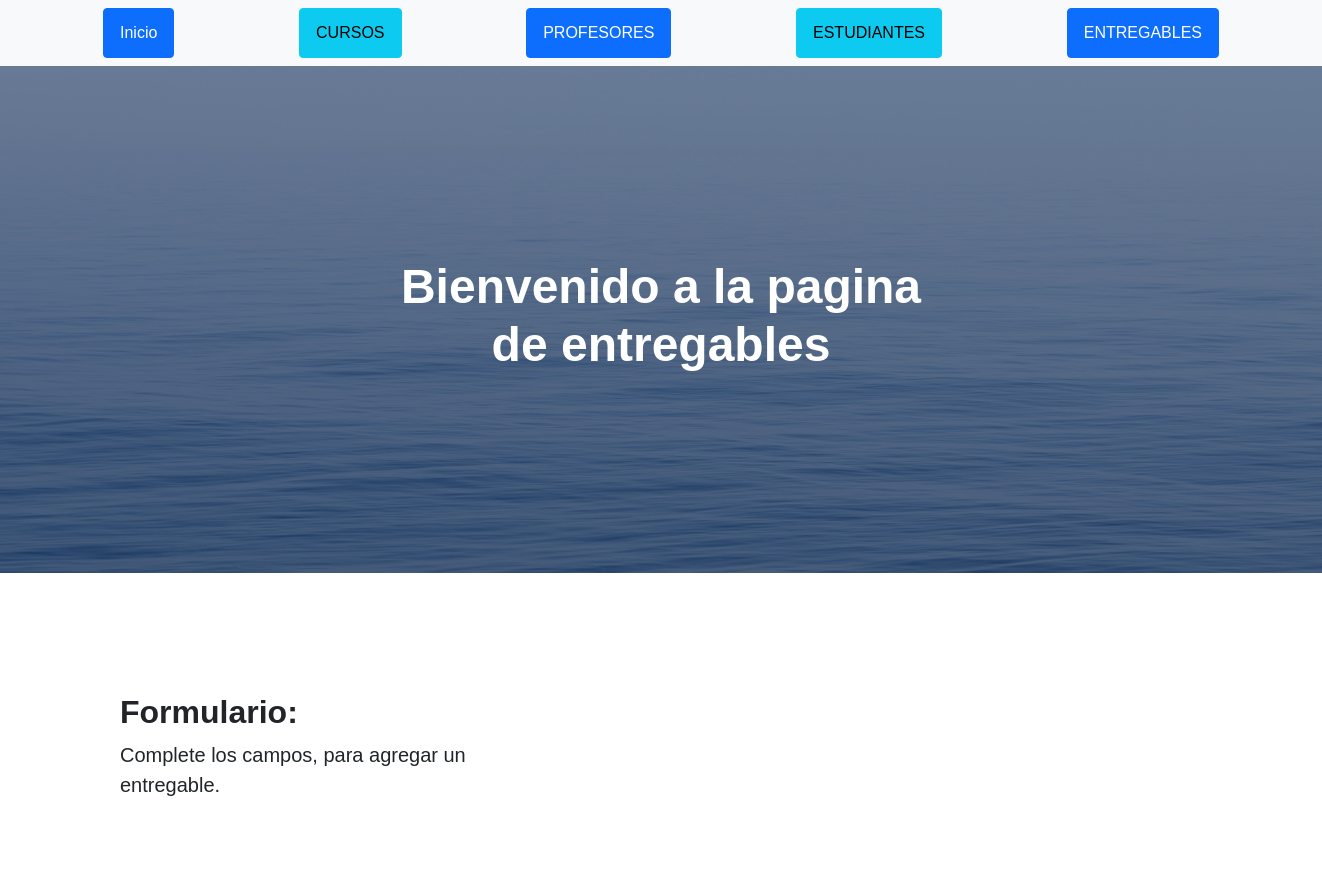
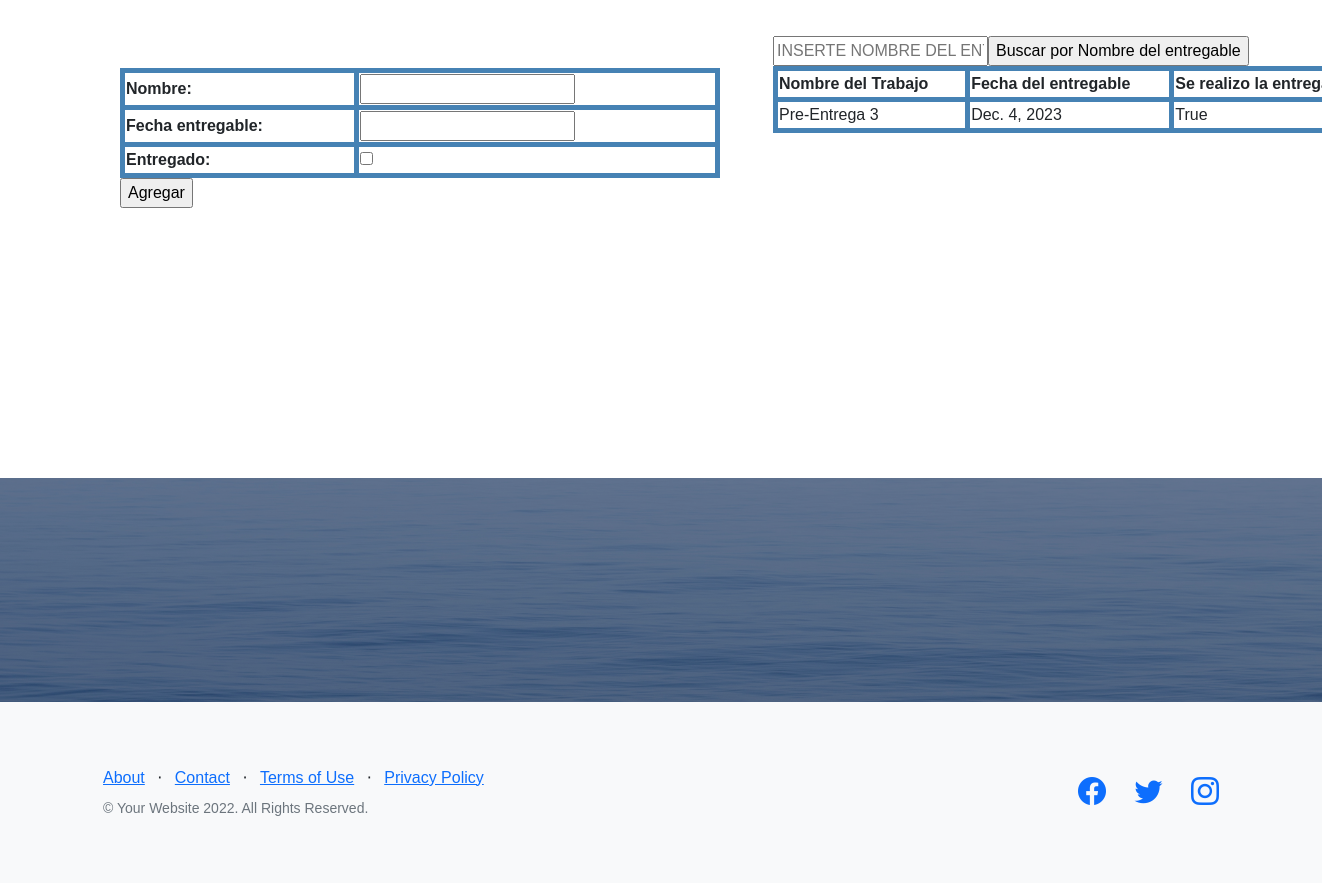
Screenshot of /AppCoder/entregables/ with the database file from the repository (2 pictures, top to bottom).
### AppCoder/models.py (models this page shows)
class Entregable(models.Model):
    nombre=models.CharField(max_length=50)
    fecha_entregable=models.DateField()
    entregado=models.BooleanField()

### AppCoder/views.py (the view)
# urls.py: path("entregables/", entregables, name="entregables"),
def entregables(request):
    if request.method == "POST":
        form = EntregableForm(request.POST)
        if form.is_valid():
            entregable = Entregable()
            entregable.nombre = form.cleaned_data["nombre"]
            entregable.fecha_entregable = form.cleaned_data["fecha_entregable"]
            entregable.entregado = form.cleaned_data["entregado"]
            entregable.save()
            form = EntregableForm()
    else:
        form = EntregableForm()
    entregables = Entregable.objects.all()
    context = {"entregables": entregables, "form" : form}
    return render(request, "entregables.html", context)

### AppCoder/forms.py
class EntregableForm(forms.Form):
    nombre=forms.CharField(max_length=50)
    fecha_entregable=forms.DateField()
    entregado=forms.BooleanField()

### AppCoder/templates/entregables.html (shortened to what this page needs)
{% extends "padre.html" %}
{% load static %}
{% block titulo %}
    <h1>Bienvenido a la pagina de entregables</h1>
{% endblock %}
{% block contenido_que_cambia %}
    <section class="showcase">
        <div class="container-fluid p-2">
            <div class="row g-0">
                <div class="col-lg-4 order-lg-2 my-auto showcase-text">
                    <div id="main-container">
                        <table>
                            <tbody>
                                <form action="{% url 'buscarEntregable' %}" method="GET">
                                    <input type="text" name="nombre" id="nombre" placeholder="INSERTE NOMBRE DEL ENTREGABLE">
                                    <input type="submit" value="Buscar por Nombre del entregable">
                                </form>
                                {% if entregables %}
                                <tr>
                                    <th>Nombre del Trabajo</th>
                                    <th>Fecha del entregable</th>
                                    <th>Se realizo la entrega</th>
                                </tr>
                                {% for entregable in entregables %}
                                <tr>
                                    <td>
                                        {{entregable.nombre}}
                                    </td>
                                    <td>
                                        {{entregable.fecha_entregable}}
                                    </td>
                                    <td>
                                        {{entregable.entregado}}
                                    </td>
                                </tr>
                                {% endfor %}
                                {% else %}
                                <td>No hay ningun entregable registrado con ese nombre</td>
                                {% endif %}
                            </tbody>
                        </table>
                    </div>
                </div>
                <div class="col-lg-6 order-lg-1 my-auto showcase-text">
                    <h2>Formulario:</h2>
                    <p class="lead mb-0">Complete los campos, para agregar un entregable.</p>
                    <div id="main-container">
                        <table>
                            <form action="" method="post">
                                <table>
                                    {{ form }}
                                </table>
                                <table>
                                    <input type="submit" value="Agregar"/>
                                </table>
                            </form>
                        </table>
                    </div>
                </div>
            </div>
        </div>
    </section>
{% endblock %}

### AppCoder/static/css/table.css (style rules this page uses)
#main-container { margin: 150px auto; width: 600px; }
table { text-align: left; border-collapse: collapse; width: 100%; }
th, td { border: solid 5px steelblue; padding: 5; }

### rows the page displays
Entregable: nombre "Pre-Entrega 3", fecha_entregable "Dec. 4, 2023", entregado "True"
